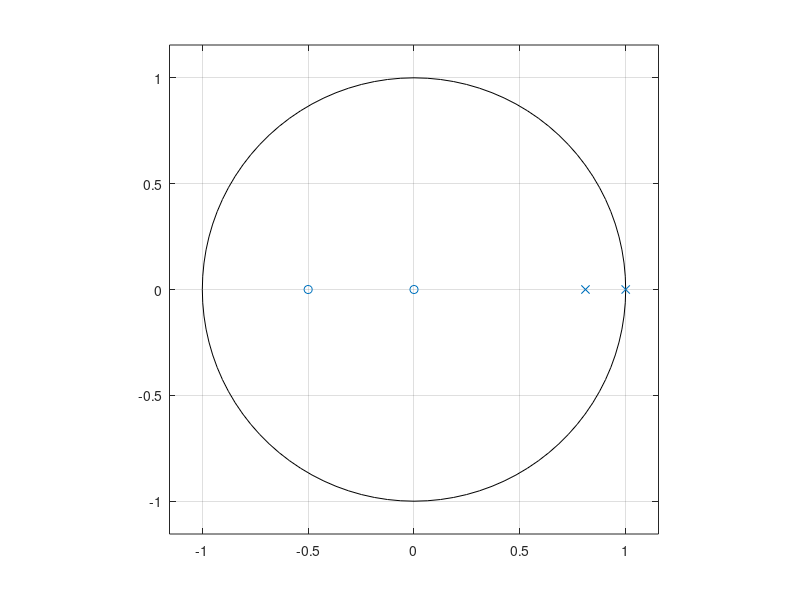
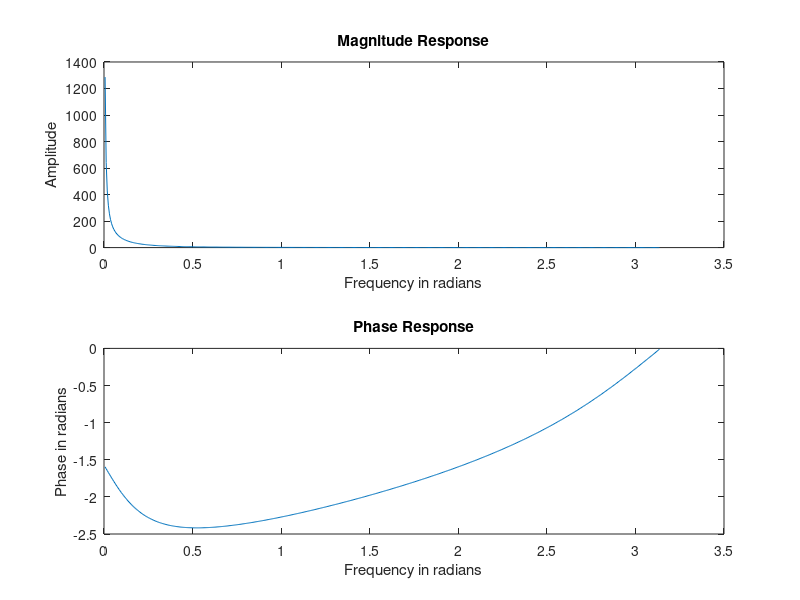
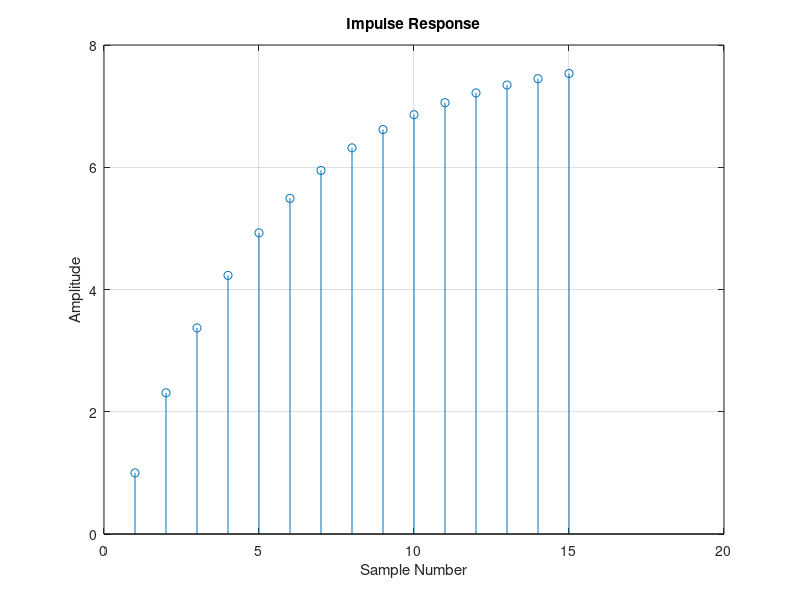
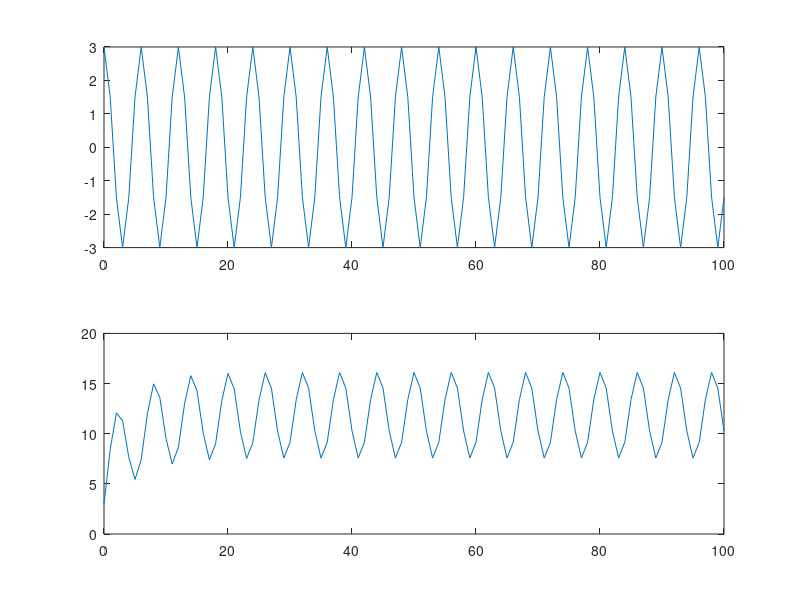

Source code (MATLAB) for these figures, in order:
clc;
clear;
close all;
a=[1,-1.81,0.81];
b=[1,0.5,0];

% To obtain system function in the partial fraction form
[r, p, k]=residuez(b,a); 
disp(['r = ' num2str(r')]);
disp(['p = ' num2str(p')]);
disp(['k = ' num2str(k')]);

% To obtain the pole-zero plot
[z,p,k]=tf2zp(b,a); 
disp('Zeros are at'); disp(z); 
disp('poles are at'); disp(p); 
disp('Gain Constant is'); disp(k);
zplane(b,a);

% To obtain frequency response of the system
[h,w]=freqz(b,a); 
figure;
subplot(211), 
plot(w,abs(h)), title('Magnitude Response');
xlabel('Frequency in radians'), ylabel('Amplitude'); 
subplot(212), plot(w,angle(h)), title('Phase Response'); 
xlabel('Frequency in radians'), ylabel('Phase in radians');

% To Obtain the unit impulse response of the system
L=15;
[h,m]=impz(b,a,L);
figure; stem(h); 
title('Impulse Response'); grid on;
xlabel('Sample Number'), ylabel('Amplitude');

% To find the output of the system for the given input 
n=0:100;
u=n>=0;
x=3*cos(n*pi/3).*u;
y=filter(b, a, x); 
figure;
subplot(211), plot(n,x);
subplot(212), plot(n,y);
